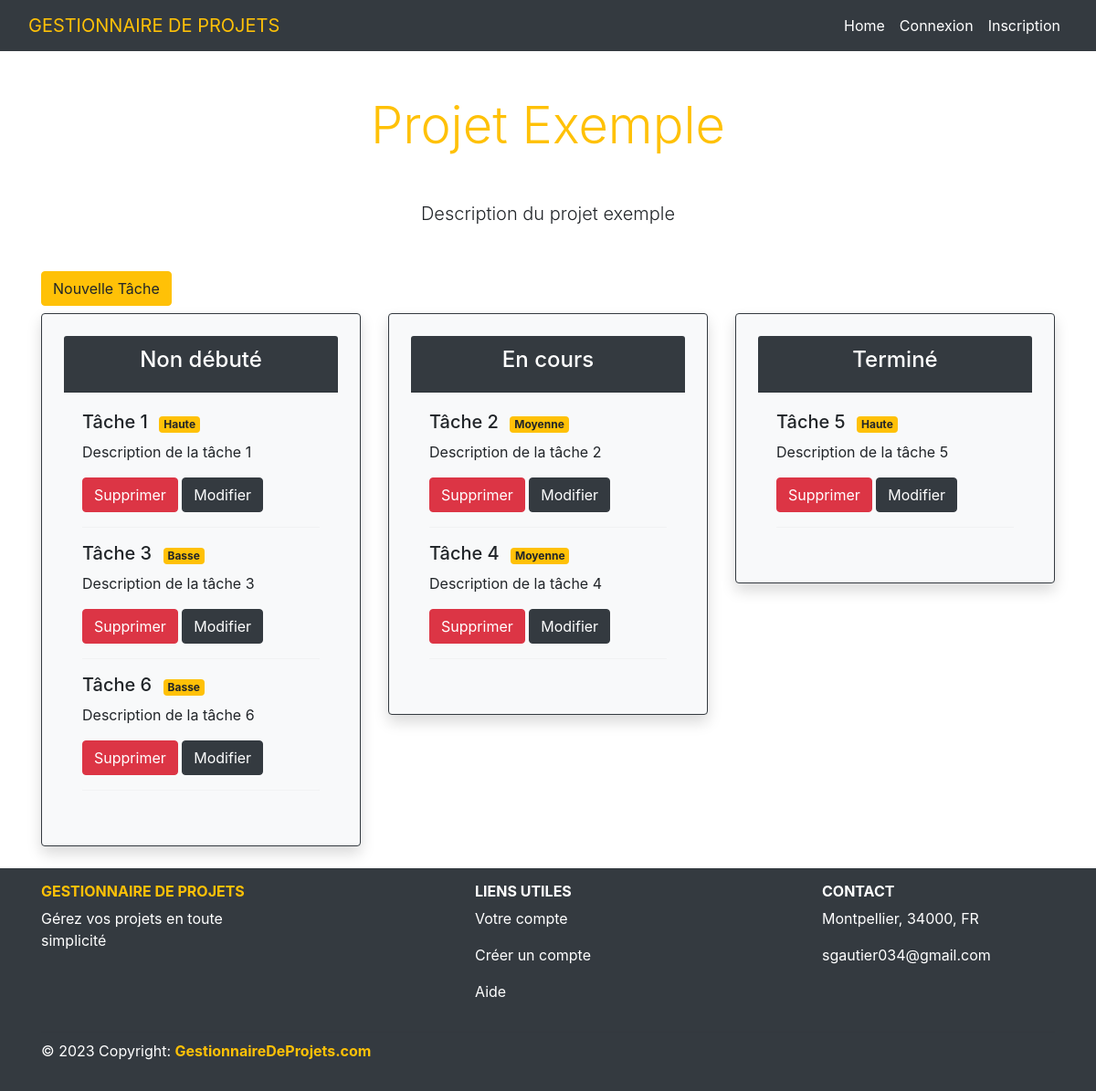
The app's page /index.php?controller=Project&method=showProject&id=1 (signed in), older data.
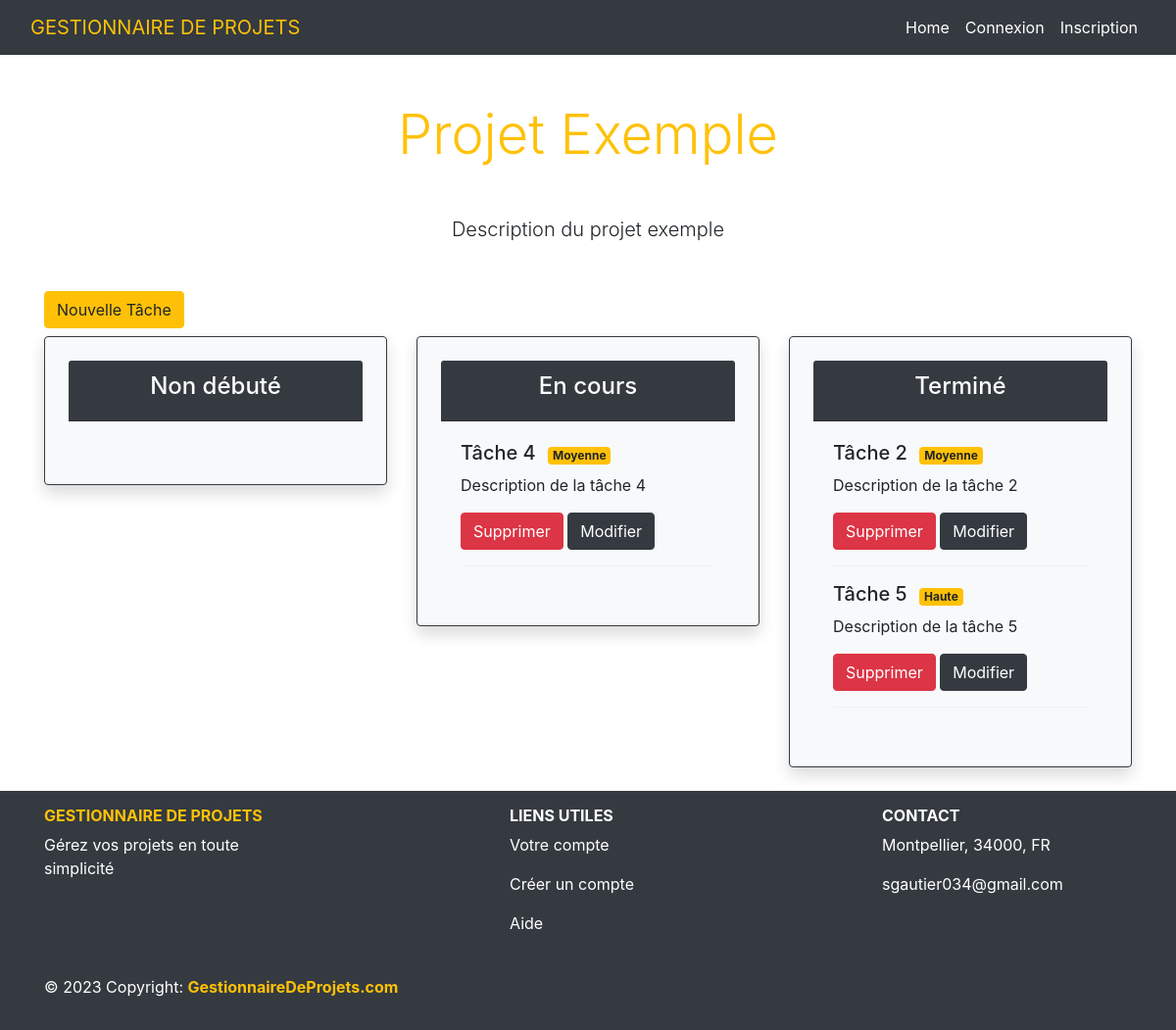
The same page, newer data.
### tables this page shows
CREATE TABLE `Projects` (
  `id_project` int NOT NULL,
  `title` varchar(50) DEFAULT NULL,
  `description` varchar(50) DEFAULT NULL,
  `id_user` int NOT NULL
);

CREATE TABLE `Status` (
  `id_status` int NOT NULL,
  `name_status` varchar(50) NOT NULL
);

CREATE TABLE `Tasks` (
  `id_task` int NOT NULL,
  `title` varchar(50) DEFAULT NULL,
  `description` varchar(100) DEFAULT NULL,
  `id_user` int DEFAULT NULL,
  `id_status` int NOT NULL,
  `id_priority` int NOT NULL,
  `id_project` int NOT NULL
);

CREATE TABLE `Priority` (
  `id_priority` int NOT NULL,
  `name_priority` varchar(50) NOT NULL
);

### src/Kernel/Views.php (called while the page is built, shortened)
<?php
class Views
{
    private string $html;
    public function setHtml(string $html): self
    {
        $this->html = Config::VIEWS . $html;
        return $this;
    }
    public function render(array $vars, ?string $head = null,  ?string $header = null, ?string $html = null, ?string $footer = null)
    {
        include(dirname(__FILE__) . "/../" . $this->html);
    }
}

### src/Controller/Project.php (called while the page is built, shortened)
<?php
class Project extends AbstractController
{
    public function showProject()
    {
        $projectId = $_GET['id'];
        $project = Projects::getById($projectId);
        $tasks = Tasks::getByProjectId($projectId);
        $statues = Status::getAll();
        $priorities = Priority::getAll();
        $view = new Views();
        $view->setHead('head.html');
        $view->setHeader('header.html');
        $view->setHtml('project.php');
        $view->setFooter('footer.html');
        $view->render([
            'project' => $project,
            'tasks' => $tasks,
            'statues' => $statues,
            'priorities' => $priorities
        ]);
    }
}

### src/Kernel/Dispatcher.php (called while the page is built, shortened)
<?php
class Dispatcher
{
    private $method;
    public function __construct()
    {
        $this->controller = Config::CONTROLLER . 'Home';
        $this->method = 'index';
        if (isset($_GET['controller'])) {
            if (class_exists(Config::CONTROLLER . $_GET['controller'])) {
                $this->controller = Config::CONTROLLER . $_GET['controller'];
            }
        }
        if (isset($_GET['method'])) {
            if (method_exists($this->controller, $_GET['method'])) {
                $this->method = $_GET['method'];
            } else {
                $this->controller = Config::CONTROLLER . 'Home';
            }
        }
    }
    public function Dispatch()
    {
        $method = $this->method;
        $cont = new $this->controller;
        $cont->$method();
    }
}

### index.php (called while the page is built, shortened)
<?php
$dispatcher = new Dispatcher();
$dispatcher->dispatch();

### src/Entity/Projects.php (called while the page is built, shortened)
<?php
class Projects extends Model
{
    private int $id_project;
    private string $title;
    private string $description;
    public function getId(): int
    {
        return $this->id_project;
    }
    public function getTitle(): string
    {
        return ucfirst($this->title);
    }
    public function getDescription(): string
    {
        return ucfirst($this->description);
    }
    protected static function getPrimaryKeyName()
    {
        return "id_project";
    }
}

### src/Entity/Model.php (called while the page is built, shortened)
<?php
class Model
{
    private static function getEntityName()
    {
        $classname = static::class;
        $tab = explode('\\', $classname);
        $entity = $tab[count($tab) - 1];
        return $entity;
    }
    private static function getClassName()
    {
        return static::class;
    }
    private static function Execute($sql, $params = [])
    {
        $db = DataBase::getInstance();
        $pdostatement = $db->prepare($sql);
        $pdostatement->execute($params);
        return $pdostatement->fetchAll(\PDO::FETCH_CLASS, self::getClassName());
    }
    public static function getAll()
    {
        $sql = "SELECT * FROM " . self::getEntityName();
        return self::Execute($sql);
    }
    public static function getById(int $id)
    {
        $primaryKey = static::getPrimaryKeyName();
        $sql = "SELECT * FROM " . self::getEntityName() . " WHERE {$primaryKey}=:id";
        $result = self::Execute($sql, ['id' => $id]);
        return !empty($result) ? $result[0] : null;
    }
    public static function getAllByField(string $field, $value)
    {
        $sql = "SELECT * FROM " . self::getEntityName() . " WHERE $field = :value";
        return self::Execute($sql, [':value' => $value]);
    }
}

### src/Entity/Status.php (called while the page is built, shortened)
<?php
class Status extends Model
{
    private int $id_status;
    private string $name_status;
    public function getId(): int
    {
        return $this->id_status;
    }
    public function getName(): string
    {
        return ucfirst($this->name_status);
    }
}

### src/Entity/Tasks.php (called while the page is built, shortened)
<?php
class Tasks extends Model
{
    private int $id_task;
    private string $title;
    private string $description;
    private int $id_status;
    private int $id_priority;
    public function getId(): int
    {
        return $this->id_task;
    }
    public function getTitle(): string
    {
        return ucfirst($this->title);
    }
    public function getDescription(): string
    {
        return ucfirst($this->description);
    }
    public function getIdStatus(): int
    {
        return $this->id_status;
    }
    public function getIdPriority(): int
    {
        return $this->id_priority;
    }
    public static function getByProjectId(int $projectId)
    {
        return self::getAllByField('id_project', $projectId);
    }
}

### src/Entity/Priority.php (called while the page is built, shortened)
<?php
class Priority extends Model
{
    private int $id_priority;
    private string $name_priority;
    public function getId(): int
    {
        return $this->id_priority;
    }
    public function getName(): string
    {
        return ucfirst($this->name_priority);
    }
}

### src/Views/project.php (the view)
<main class="container d-flex justify-content-center align-items-start" style="min-height: 85vh;">
    <div class="w-100 mt-5">
        <h2 class="display-4 text-warning text-center mb-5"><?php echo $project->getTitle(); ?></h2>
        <p class="lead text-center mb-5"><?php echo $project->getDescription(); ?></p>
        <a class="btn btn-warning mb-2" href="/index.php?controller=Task&method=create&id=<?php echo $project->getId(); ?>">Nouvelle Tâche</a>
        <div class="row">
            <?php foreach ($statues as $status) : ?>
                <div class="col-md-4 mb-4">
                    <div class="card bg-body-tertiary border border-dark rounded p-4 shadow">
                        <div class="card-header text-white bg-dark">
                            <h4 class="text-center"><?php echo $status->getName(); ?></h4>
                        </div>
                        <div class="card-body">
                            <?php foreach ($tasks as $task) : ?>
                                <?php if ($task->getIdStatus() == $status->getId()) : ?>
                                    <h5 class="card-title d-inline"><?php echo $task->getTitle(); ?></h5>
                                    <?php
                                    foreach ($priorities as $priority) {
                                        if ($task->getIdPriority() == $priority->getId()) {
                                            echo "<span class='badge badge-warning ml-2'>" . $priority->getName() . "</span>";
                                            break;
                                        }
                                    }
                                    ?>
                                    <p class="card-text mt-2"><?php echo $task->getDescription(); ?></p>
                                    <a class="btn btn-danger" href="/index.php?controller=Task&method=delete&id=<?php echo $task->getId(); ?>">Supprimer</a>
                                    <a class="btn btn-dark" href="/index.php?controller=Task&method=update&id=<?php echo $task->getId(); ?>">Modifier</a>
                                    <hr>
                                <?php endif; ?>
                            <?php endforeach; ?>
                        </div>
                    </div>
                </div>
            <?php endforeach; ?>
        </div>
    </div>
</main>

Row changes from the older to the newer data that the page shows:
removed tasks: title "Tâche 1", description "Description de la tâche 1", priority (name_priority "Haute"), shown under status "Non débuté"
removed tasks: title "Tâche 3", description "Description de la tâche 3", shown under status "Non débuté"
no longer on this page (row unchanged): priority: name_priority "Basse"
removed tasks: title "Tâche 6", description "Description de la tâche 6", shown under status "Non débuté"
changed status "En cours": loses tasks (title "Tâche 2", description "Description de la tâche 2")
changed status "Terminé": gains tasks (title "Tâche 2", description "Description de la tâche 2")
changed tasks "Tâche 2": gains priority (name_priority "Moyenne"); loses priority (name_priority "Moyenne")
